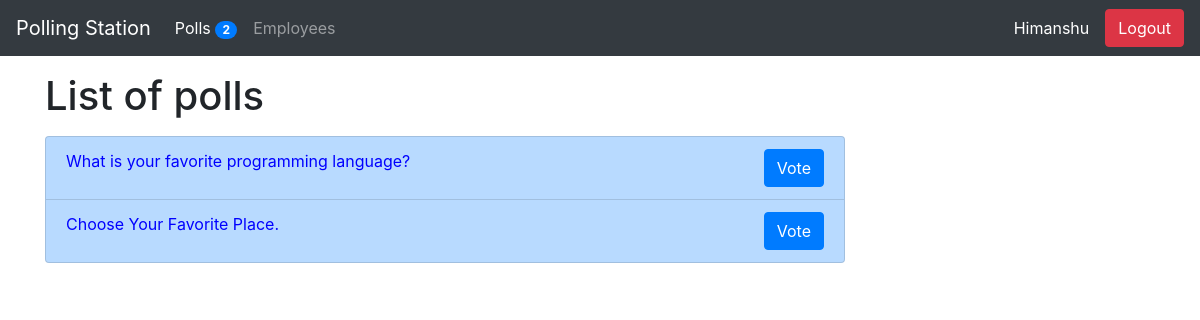
The app's page / (signed in) with its own data.
### poll/models.py (models this page shows, shortened)
class Question(models.Model):
    title = models.TextField(null=True, blank=True)
    status = models.CharField(default='inactive', max_length=30)
    created_by = models.ForeignKey(User, null=True, blank=True, on_delete=models.CASCADE)
    start_date = models.DateTimeField(null=True, blank=True)
    end_date = models.DateTimeField(null=True, blank=True)
    created_at = models.DateTimeField(auto_now_add=True)
    updated_at = models.DateTimeField(auto_now=True)

### poll/views.py (the view)
# urls.py: path('', pollsList, name='polls-list'),
def pollsList(request):
    questions = Question.objects.all()
    context = { 'title':'polls', 'questions':questions }
    return render(request, 'poll/index.html', context)

### poll/context_processors.py (called while the page is built)
def PollCount(request):
    count = Question.objects.count()
    return {"poll_count": count}

### poll/templates/poll/index.html
{% extends 'poll/base.html' %}
{% block content %}
<h1 class="my-3"> List of {{ title }} </h1>
    <div style="width: 50rem;">
        <ul class="list-group">
            {% if questions %}
                {% for question in questions %}
                    <li style='color:blue;' class="list-group-item list-group-item-primary">{{ question.title }}
                    <a class="btn btn-primary float-right" href="{% url 'single-poll' question.id %}" role="button">Vote</a></li>
                {% endfor %}
            {% else %}
                <li class="list-group-item list-group-item-warning">Thre is no question available</li>
            {% endif %}
        </ul>
    </div>
{% endblock content %}

### poll/templates/poll/base.html (shortened to what this page needs)
<!doctype html>
<html lang="en">
  <head>
    <link rel="stylesheet" href="https://stackpath.bootstrapcdn.com/bootstrap/4.3.1/css/bootstrap.min.css">
  </head>
  <body>
<nav class="navbar navbar-expand-lg navbar-dark bg-dark">
  <a class="navbar-brand" href="{% url 'polls-list' %}">Polling Station</a>
  <div class="collapse navbar-collapse" id="navbarSupportedContent">
    <ul class="navbar-nav mr-auto">
      <li class="nav-item active">
        <a class="nav-link" href="{% url 'polls-list' %}">Polls <span class="badge badge-primary badge-pill">{{poll_count}}</span><span class="sr-only">(current)</span></a>
      </li>
      <li class="nav-item">
        <a class="nav-link" href="{% url 'employee-list' %}">Employees</a>
      </li>
    </ul>
    {% if request.user.id != None %}
        <span class='mr-3'><a  style='color:white; text-decoration:none;' href="{% url 'my-profile' %}">{{request.user.first_name}}</a></span>
        <form method="POST" action="{% url 'user-logout' %}">
            <input class="btn btn-danger float-right" type="submit" value="Logout">
        </form>
    {% else %}
        <a class="btn btn-success" href="{% url 'user-login' %}" role="button">Login</a>
    {% endif %}
  </div>
</nav>
    <div class="container">
        {% block content %}
        {% endblock content %}
    </div>
  </body>
</html>

### records on screen
Question: title "What is your favorite programming language?"
Question: title "Choose Your Favorite Place."

### other values on screen
{{ poll_count }} "2"
{{ request.user.first_name }} "Himanshu"
{{ title }} "polls"
